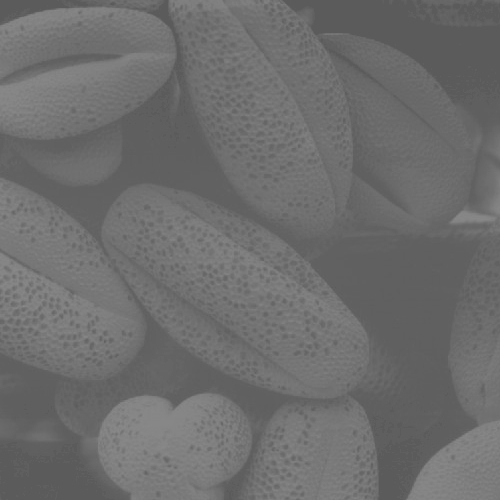
//> input picture work 5 Histogram/lowContrastPollen.jpg, 500 x 500 px
$ ./HistogramEqualizer ../lowContrastPollen.jpg   (built with g++ and OpenCV 4)
//> lines starting //> are read from the running program, lines starting //| are printed output that depends on the picture; after the words box and inside, x2 and y2 are one past the last pixel; in counts of white or black regions, pixels touching at a corner belong together
// Axel 56130500236

#include "opencv2/highgui/highgui.hpp"
#include "opencv2/imgproc/imgproc_c.h"
#include <stdio.h>

IplImage* DrawHistogram(CvHistogram *hist, float scaleX=2, float scaleY=2){
    float histMax = 0;
    cvGetMinMaxHistValue(hist, 0, &histMax, 0, 0);
    IplImage* imgHist = cvCreateImage(cvSize(256*scaleX, 64*scaleY), 8 ,1);

    cvZero(imgHist); //clear all elements to be zeros.
    cvSet(imgHist, cvScalar(255)); //set all to be 255; white background.

    for(int i=0; i< 255; i++) {
    	//float histValue = cvQueryHistValue_1D(hist, i); //not working, use the one below instead.
    	float histValue = cvGetReal1D(hist->bins, i);
        //float nextValue = cvQueryHistValue_1D(hist, i+1); //not working.
        float nextValue = cvGetReal1D(hist->bins, i+1);

        CvPoint pt1 = cvPoint(i*scaleX, 64*scaleY);
        CvPoint pt2 = cvPoint(i*scaleX+scaleX, 64*scaleY);
        CvPoint pt3 = cvPoint(i*scaleX+scaleX, (64-nextValue*64/histMax)*scaleY);
        CvPoint pt4 = cvPoint(i*scaleX, (64-histValue*64/histMax)*scaleY);

        int numPts = 5;
        CvPoint pts[] = {pt1, pt2, pt3, pt4, pt1};
        cvFillConvexPoly(imgHist, pts, numPts, cvScalar(0)); //filled with black color.
    }
    return imgHist;
}


void equalizeHistogram(CvHistogram *hist, IplImage* img){

	int height    = img->height;
	int width     = img->width;
	int step      = img->widthStep;

	int n = height * width;

	float sk,sum = 0.0;
	uchar val;
	int f[256] = {0};

	unsigned char *data;
	data = (uchar *)img->imageData;

	for(int x = 0; x < height; x++){
		for(int y = 0; y < width; y++){
			val = data[x*step+y];
			f[(int)val]++;
		}
	}

	for(int x = 0; x < height; x++){
		for(int y = 0; y < width; y++){
			val = data[x*step+y];


			sum = 0.0;
			for(int j = 0; j <= val; j++){
				sum += float(f[j]);
			}

			sk = 255 * sum /(float)n;

			data[x*step+y] = sk;
		}
	}

	return;
}


int main(int argc, char *argv[])
{
    IplImage* img = cvLoadImage("lowContrastPollen.jpg");
//> img is the input picture: 500 rows x 500 cols, CV_8UC3; min 90, max 138, mean 109.1
	//IplImage* img = cvLoadImage("darkpollen.jpg");

    setbuf(stdout, NULL);
    if(!img){
      printf("Could not load image file: %s\n",argv[1]);
      exit(0);
    }
    int height,width,step,channels;


    // get the image data
    height    = img->height;
//> height = 500
    width     = img->width;
//> width = 500
    step      = img->widthStep;
//> step = 1500
    channels  = img->nChannels;
//> channels = 3

    // Checking...
    printf("Processing a %dx%d image with %d channels\n",height,width,channels);
//| Processing a 500x500 image with 3 channels

    // Histogram.
    int numBins = 256;
    float range[] = {0, 255};
    float *ranges[] = { range };
    CvHistogram *hist = cvCreateHist(1, &numBins, CV_HIST_ARRAY, ranges, 1);
    cvClearHist(hist);

    // Create image(s).
    IplImage* imgRed = cvCreateImage(cvGetSize(img), 8, 1);
    IplImage* imgGreen = cvCreateImage(cvGetSize(img), 8, 1);
    IplImage* imgBlue = cvCreateImage(cvGetSize(img), 8, 1);
    IplImage* imgGrayscale = cvCreateImage(cvGetSize(img), 8, 1);
    IplImage* imgHistEqualized = cvCreateImage(cvGetSize(img), 8, 1);

    // Split image into the color planes.
    cvSplit(img, imgBlue, imgGreen, imgRed, NULL);
    // Convert the image into its corresponding gray-scale image.
	// Add weight to rgb values
    // Y = 0.2126*R + 0.7152*G + 0.0722*B.
	cvAddWeighted( imgRed, 0.2126 , imgGreen, 0.7152 , 0.0, imgGrayscale );
	cvAddWeighted( imgGrayscale, 1.0, imgBlue, 0.0722 , 0.0, imgGrayscale );

	// Compute and draw histogram(s).
    cvClearHist(hist);
    cvCalcHist(&imgGrayscale, hist, 0, 0);
    IplImage* imgHistGrayscale = DrawHistogram(hist);

    // Work on the histogram equalization.
  	cvCopy(imgGrayscale, imgHistEqualized);
    equalizeHistogram(hist, imgHistEqualized);
//> the loop in equalizeHistogram, `for(int x = 0; x < height; x++)` made 500 passes
//> val on passes 1 to 3: 105, 104, 101
//> after the loop in equalizeHistogram, `for(int x = 0; x < height; x++)`: val = 118; f = 256 values, max 19057 at index 96, min 0 at index 0, mean 976.6
//> the loop in equalizeHistogram, `for(int x = 0; x < height; x++)` made 500 passes
//> (val, sum, sk) on passes 1 to 3: (105, 101399, 103.4), (104, 94989, 96.89), (101, 78241, 79.81)
//> after the loop in equalizeHistogram, `for(int x = 0; x < height; x++)`:
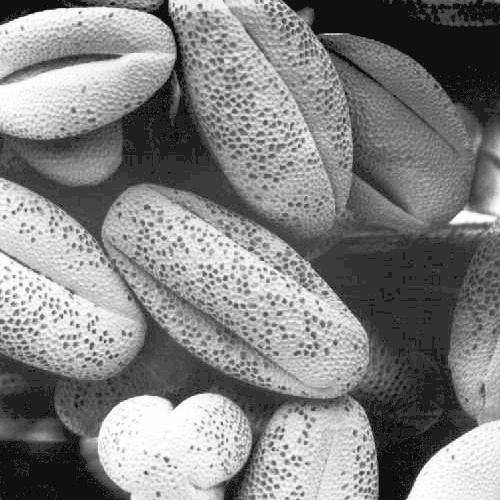
//> img: 500 rows x 500 cols, CV_8UC1; min 0, max 255, mean 131.3
//> after the loop in equalizeHistogram, `for(int x = 0; x < height; x++)`: val = 118; sum = 191725; sk = 195.6
    //cvEqualizeHist(imgGrayscale, imgHistEqualized);

  	// Compute and draw histogram(s) of the equalized-histogram image.
    cvClearHist(hist);
    cvCalcHist(&imgHistEqualized, hist, 0, 0);
    IplImage* imgHistHistEqualized = DrawHistogram(hist);
//> call 2 of DrawHistogram, with scaleX = 2, scaleY = 2
//> in DrawHistogram (call 2), `cvGetMinMaxHistValue(hist, 0, &histMax, 0, 0);`: histMax = 19057
//> the loop in DrawHistogram (call 2), `for(int i=0; i< 255; i++)` made 255 passes
//> (histValue, nextValue, pt3, pt4) on passes 1 to 3: (516, 0, Point(2, 128), Point(0, 124)), (0, 0, Point(4, 128), Point(2, 128)), (0, 0, Point(6, 128), Point(4, 128))
//> after the loop in DrawHistogram (call 2), `for(int i=0; i< 255; i++)`:
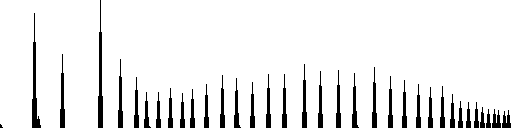
//> imgHist: 128 rows x 512 cols, CV_8UC1; 92.3% white; 35 black regions (1 under 20 px), largest, box (x1, y1, x2, y2) and area: (98, 0, 103, 128) 384, (32, 13, 41, 128) 379, (60, 54, 65, 128) 222

    //show window(s).
    cvNamedWindow("Gray scale");
    cvNamedWindow("Gray scale image");
    cvNamedWindow("Histogram equalization");
    cvNamedWindow("Histogram equalization image");

    cvShowImage("Gray scale", imgHistGrayscale);
    cvShowImage("Gray scale image", imgGrayscale);
    cvShowImage("Histogram equalization", imgHistHistEqualized);
    cvShowImage("Histogram equalization image", imgHistEqualized);

    cvWaitKey(0);

    // destroy window(s).
    cvDestroyWindow("Gray scale");
    cvDestroyWindow("Gray scale image");
    cvDestroyWindow("Histogram equalization");
    cvDestroyWindow("Histogram equalization image");

    // release the image
    cvReleaseImage(&imgGrayscale);
    cvReleaseImage(&imgHistGrayscale);
    cvReleaseImage(&imgHistEqualized);
    cvReleaseImage(&imgHistHistEqualized);

    return 0;
}
